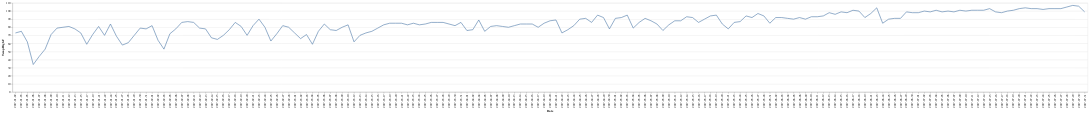

The code cell stored with this chart in its notebook:
### Markdown cell above
### En enkel lineplot med altair

### Code cell
import altair as alt

data = df[df.Date > '2017-01-01']

alt.Chart(data).mark_line().encode(
    x = 'Date',
    y='TempHighF')

### Figure 1 — Vega-Lite specification as saved in the notebook (floating-point values rounded to 4 significant figures; data arrays with more than 128 entries replaced by an {"elided": "..."} marker saying what was removed)
{"config": {"view": {"continuousWidth": 400, "continuousHeight": 300}}, "data": {"name": "data-02cbc757d95c2f7d28f6820b814f65ec"}, "mark": "line", "encoding": {"x": {"type": "nominal", "field": "Date"}, "y": {"type": "quantitative", "field": "TempHighF"}}, "$schema": "https://vega.github.io/schema/vega-lite/v4.8.1.json", "datasets": {"data-02cbc757d95c2f7d28f6820b814f65ec": {"elided": "181 records"}}}
